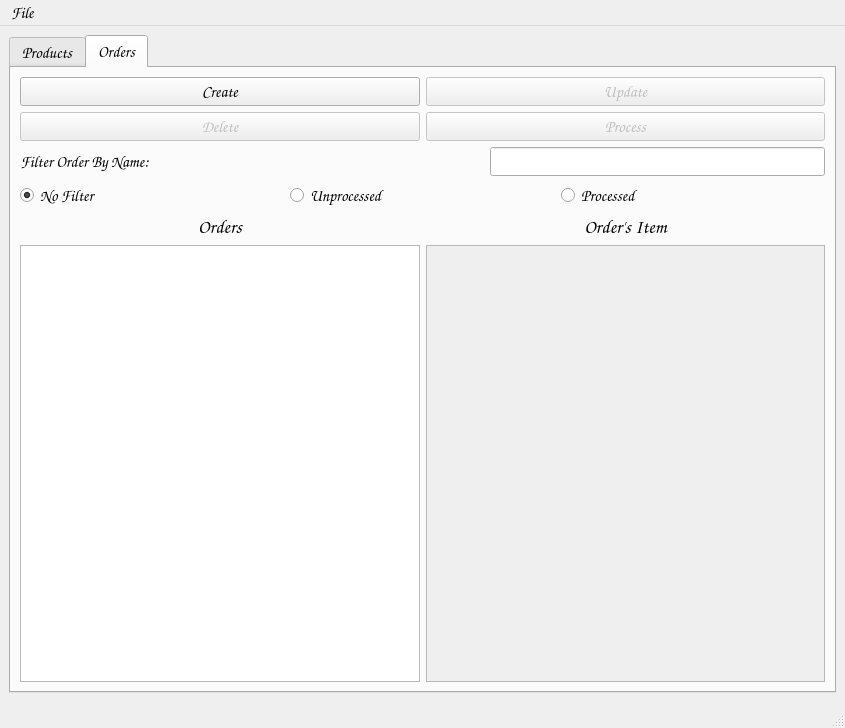
<?xml version="1.0" encoding="UTF-8"?>
<ui version="4.0">
 <class>Main</class>
 <widget class="QMainWindow" name="Main">
  <property name="geometry">
   <rect>
    <x>0</x>
    <y>0</y>
    <width>845</width>
    <height>728</height>
   </rect>
  </property>
  <property name="font">
   <font>
    <family>Comic Sans MS</family>
    <pointsize>12</pointsize>
   </font>
  </property>
  <property name="windowTitle">
   <string>Main</string>
  </property>
  <property name="toolButtonStyle">
   <enum>Qt::ToolButtonTextOnly</enum>
  </property>
  <property name="animated">
   <bool>true</bool>
  </property>
  <property name="tabShape">
   <enum>QTabWidget::Rounded</enum>
  </property>
  <widget class="QWidget" name="centralwidget">
   <layout class="QVBoxLayout" name="verticalLayout_6">
    <item>
     <widget class="QTabWidget" name="Main_ui">
      <property name="layoutDirection">
       <enum>Qt::LeftToRight</enum>
      </property>
      <property name="autoFillBackground">
       <bool>true</bool>
      </property>
      <property name="currentIndex">
       <number>1</number>
      </property>
      <widget class="QWidget" name="tab">
       <attribute name="title">
        <string>Products</string>
       </attribute>
       <layout class="QGridLayout" name="gridLayout_2">
        <item row="1" column="1">
         <widget class="QLabel" name="label_2">
          <property name="font">
           <font>
            <family>Comic Sans MS</family>
            <pointsize>20</pointsize>
           </font>
          </property>
          <property name="text">
           <string>Product List</string>
          </property>
          <property name="alignment">
           <set>Qt::AlignCenter</set>
          </property>
          <property name="wordWrap">
           <bool>true</bool>
          </property>
         </widget>
        </item>
        <item row="8" column="0">
         <layout class="QVBoxLayout" name="verticalLayout_2">
          <property name="spacing">
           <number>22</number>
          </property>
          <property name="sizeConstraint">
           <enum>QLayout::SetNoConstraint</enum>
          </property>
          <item>
           <widget class="QCheckBox" name="cb_out_of_stock">
            <property name="text">
             <string>View Out of stock</string>
            </property>
           </widget>
          </item>
          <item>
           <layout class="QVBoxLayout" name="verticalLayout_3">
            <item>
             <widget class="QPushButton" name="pb_create">
              <property name="text">
               <string>Create</string>
              </property>
              <property name="autoDefault">
               <bool>false</bool>
              </property>
              <property name="default">
               <bool>false</bool>
              </property>
              <property name="flat">
               <bool>false</bool>
              </property>
             </widget>
            </item>
            <item>
             <widget class="QPushButton" name="pb_delete">
              <property name="enabled">
               <bool>false</bool>
              </property>
              <property name="text">
               <string>Delete</string>
              </property>
             </widget>
            </item>
            <item>
             <widget class="QPushButton" name="pb_update">
              <property name="enabled">
               <bool>false</bool>
              </property>
              <property name="text">
               <string>Update</string>
              </property>
             </widget>
            </item>
           </layout>
          </item>
         </layout>
        </item>
        <item row="8" column="1">
         <widget class="QTableView" name="tv_product_list"/>
        </item>
       </layout>
      </widget>
      <widget class="QWidget" name="tab_2">
       <attribute name="title">
        <string>Orders</string>
       </attribute>
       <layout class="QGridLayout" name="gridLayout_5">
        <item row="0" column="0">
         <layout class="QGridLayout" name="gridLayout_4">
          <item row="0" column="0">
           <layout class="QGridLayout" name="gridLayout_3">
            <item row="3" column="0">
             <layout class="QGridLayout" name="gridLayout_6">
              <item row="0" column="1">
               <widget class="QPushButton" name="pb_order_update">
                <property name="enabled">
                 <bool>false</bool>
                </property>
                <property name="text">
                 <string>Update</string>
                </property>
               </widget>
              </item>
              <item row="1" column="0">
               <widget class="QPushButton" name="pb_order_delete">
                <property name="enabled">
                 <bool>false</bool>
                </property>
                <property name="text">
                 <string>Delete</string>
                </property>
               </widget>
              </item>
              <item row="1" column="1">
               <widget class="QPushButton" name="pb_order_process">
                <property name="enabled">
                 <bool>false</bool>
                </property>
                <property name="text">
                 <string>Process</string>
                </property>
               </widget>
              </item>
              <item row="0" column="0">
               <widget class="QPushButton" name="pb_order_create">
                <property name="text">
                 <string>Create</string>
                </property>
               </widget>
              </item>
             </layout>
            </item>
            <item row="4" column="0">
             <layout class="QVBoxLayout" name="verticalLayout_7">
              <item>
               <layout class="QHBoxLayout" name="horizontalLayout">
                <item>
                 <widget class="QLabel" name="label_4">
                  <property name="font">
                   <font>
                    <family>Comic Sans MS</family>
                    <pointsize>12</pointsize>
                    <kerning>false</kerning>
                   </font>
                  </property>
                  <property name="text">
                   <string>Filter Order By Name:</string>
                  </property>
                  <property name="alignment">
                   <set>Qt::AlignCenter</set>
                  </property>
                 </widget>
                </item>
                <item>
                 <spacer name="horizontalSpacer_2">
                  <property name="orientation">
                   <enum>Qt::Horizontal</enum>
                  </property>
                  <property name="sizeHint" stdset="0">
                   <size>
                    <width>40</width>
                    <height>20</height>
                   </size>
                  </property>
                 </spacer>
                </item>
                <item>
                 <widget class="QLineEdit" name="le_order_filter"/>
                </item>
               </layout>
              </item>
             </layout>
            </item>
           </layout>
          </item>
          <item row="1" column="0">
           <layout class="QHBoxLayout" name="horizontalLayout_11">
            <item>
             <widget class="QRadioButton" name="rb_order_no_filter">
              <property name="text">
               <string>No Filter</string>
              </property>
              <property name="checked">
               <bool>true</bool>
              </property>
             </widget>
            </item>
            <item>
             <widget class="QRadioButton" name="rb_order_unprocessed">
              <property name="text">
               <string>Unprocessed</string>
              </property>
             </widget>
            </item>
            <item>
             <widget class="QRadioButton" name="rb_order_processed">
              <property name="text">
               <string>Processed</string>
              </property>
             </widget>
            </item>
           </layout>
          </item>
          <item row="2" column="0">
           <layout class="QHBoxLayout" name="horizontalLayout_9">
            <item>
             <layout class="QVBoxLayout" name="verticalLayout_5">
              <item>
               <widget class="QLabel" name="label">
                <property name="font">
                 <font>
                  <family>Comic Sans MS</family>
                  <pointsize>14</pointsize>
                 </font>
                </property>
                <property name="text">
                 <string>Orders</string>
                </property>
                <property name="alignment">
                 <set>Qt::AlignCenter</set>
                </property>
               </widget>
              </item>
              <item>
               <widget class="QTableView" name="tv_order_view"/>
              </item>
             </layout>
            </item>
            <item>
             <layout class="QVBoxLayout" name="verticalLayout_4">
              <item>
               <widget class="QLabel" name="label_5">
                <property name="font">
                 <font>
                  <family>Comic Sans MS</family>
                  <pointsize>14</pointsize>
                 </font>
                </property>
                <property name="text">
                 <string>Order's Item</string>
                </property>
                <property name="alignment">
                 <set>Qt::AlignCenter</set>
                </property>
               </widget>
              </item>
              <item>
               <widget class="QTableView" name="tv_order_items">
                <property name="enabled">
                 <bool>false</bool>
                </property>
               </widget>
              </item>
             </layout>
            </item>
           </layout>
          </item>
         </layout>
        </item>
       </layout>
      </widget>
     </widget>
    </item>
   </layout>
  </widget>
  <widget class="QStatusBar" name="statusbar"/>
  <widget class="QMenuBar" name="menubar">
   <property name="geometry">
    <rect>
     <x>0</x>
     <y>0</y>
     <width>845</width>
     <height>29</height>
    </rect>
   </property>
   <widget class="QMenu" name="menuFile">
    <property name="title">
     <string>File</string>
    </property>
    <widget class="QMenu" name="menuAbout">
     <property name="enabled">
      <bool>true</bool>
     </property>
     <property name="title">
      <string>About</string>
     </property>
     <addaction name="actionCreated_By_Quinten"/>
     <addaction name="actionA01055681"/>
     <addaction name="actionQuinten_Leung"/>
    </widget>
    <addaction name="actionExit"/>
    <addaction name="separator"/>
    <addaction name="menuAbout"/>
   </widget>
   <addaction name="menuFile"/>
  </widget>
  <action name="actionExit">
   <property name="enabled">
    <bool>true</bool>
   </property>
   <property name="text">
    <string>Exit</string>
   </property>
   <property name="font">
    <font>
     <family>Comic Sans MS</family>
    </font>
   </property>
   <property name="shortcutContext">
    <enum>Qt::WindowShortcut</enum>
   </property>
   <property name="menuRole">
    <enum>QAction::TextHeuristicRole</enum>
   </property>
  </action>
  <action name="actionAdd_New_Product">
   <property name="text">
    <string>Create New Product</string>
   </property>
  </action>
  <action name="actionCreate_New_Order">
   <property name="text">
    <string>Create New Order</string>
   </property>
  </action>
  <action name="actionEdit_Order">
   <property name="text">
    <string>Edit Order</string>
   </property>
  </action>
  <action name="actionCreated_By_Quinten_Leung">
   <property name="enabled">
    <bool>false</bool>
   </property>
   <property name="text">
    <string>Created By Quinten Leung</string>
   </property>
   <property name="menuRole">
    <enum>QAction::NoRole</enum>
   </property>
  </action>
  <action name="actionCreated_By_Quinten">
   <property name="enabled">
    <bool>false</bool>
   </property>
   <property name="text">
    <string>Created By:</string>
   </property>
  </action>
  <action name="actionA01055681">
   <property name="enabled">
    <bool>false</bool>
   </property>
   <property name="text">
    <string>A01055681</string>
   </property>
  </action>
  <action name="actionQuinten_Leung">
   <property name="enabled">
    <bool>false</bool>
   </property>
   <property name="text">
    <string>Quinten Leung</string>
   </property>
  </action>
 </widget>
 <tabstops>
  <tabstop>Main_ui</tabstop>
  <tabstop>cb_out_of_stock</tabstop>
  <tabstop>tv_product_list</tabstop>
  <tabstop>pb_create</tabstop>
  <tabstop>pb_delete</tabstop>
  <tabstop>pb_update</tabstop>
  <tabstop>le_order_filter</tabstop>
 </tabstops>
 <resources/>
 <connections/>
</ui>
